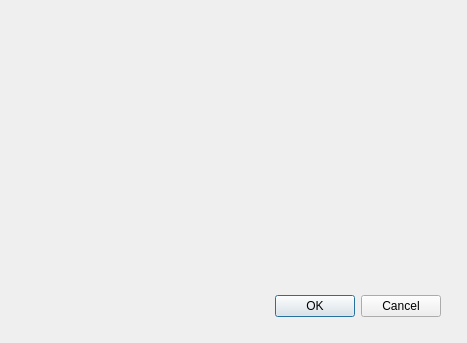
<?xml version="1.0" encoding="UTF-8"?>
<ui version="4.0">
 <class>SettingsDialog</class>
 <widget class="QDialog" name="SettingsDialog">
  <property name="geometry">
   <rect>
    <x>0</x>
    <y>0</y>
    <width>467</width>
    <height>343</height>
   </rect>
  </property>
  <property name="windowTitle">
   <string>Dialog</string>
  </property>
  <widget class="QDialogButtonBox" name="buttonBox">
   <property name="geometry">
    <rect>
     <x>100</x>
     <y>290</y>
     <width>341</width>
     <height>32</height>
    </rect>
   </property>
   <property name="orientation">
    <enum>Qt::Horizontal</enum>
   </property>
   <property name="standardButtons">
    <set>QDialogButtonBox::Cancel|QDialogButtonBox::Ok</set>
   </property>
  </widget>
 </widget>
 <resources/>
 <connections>
  <connection>
   <sender>buttonBox</sender>
   <signal>accepted()</signal>
   <receiver>SettingsDialog</receiver>
   <slot>accept()</slot>
   <hints>
    <hint type="sourcelabel">
     <x>248</x>
     <y>254</y>
    </hint>
    <hint type="destinationlabel">
     <x>157</x>
     <y>274</y>
    </hint>
   </hints>
  </connection>
  <connection>
   <sender>buttonBox</sender>
   <signal>rejected()</signal>
   <receiver>SettingsDialog</receiver>
   <slot>reject()</slot>
   <hints>
    <hint type="sourcelabel">
     <x>316</x>
     <y>260</y>
    </hint>
    <hint type="destinationlabel">
     <x>286</x>
     <y>274</y>
    </hint>
   </hints>
  </connection>
 </connections>
</ui>
